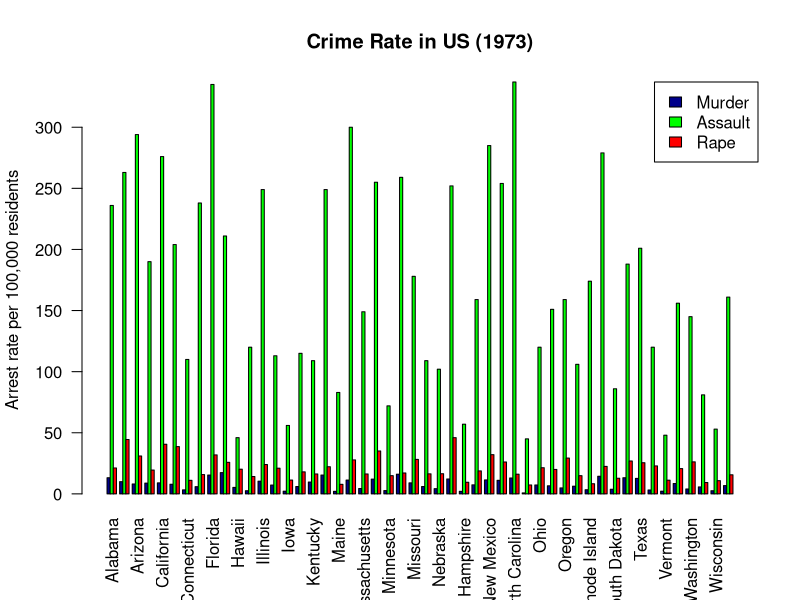

R code for this plot:
## ---- chunk 1
ArrestStats <- cbind(USArrests$Murder, USArrests$Assault, USArrests$Rape)
colnames(ArrestStats) <- c("Murder", "Assault", "Rape") 
rownames(ArrestStats) <- row.names(USArrests)
barplot(t(ArrestStats), beside=T, ylab="Arrest rate per 100,000 residents", 
        legend.text = c("Murder", "Assault", "Rape"), args.legend = list(x = "topright"),
        las=2, col=c("darkblue", "green", "red"), main = "Crime Rate in US (1973)")
